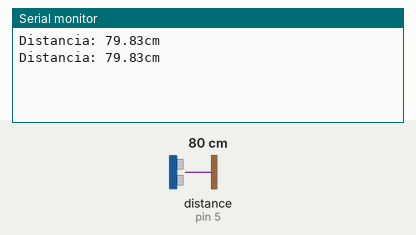
This sketch was run on a simulated Arduino Uno, built with avr-gcc and run on an emulated ATmega328P. Shown: the last lines printed to the serial monitor. Wiring (inferred from the names in the program): ultrasonic range finder: trigger pin 4; echo pin 5. The inputs (shaded band) are chosen by the test bench; at power-on: distance to the obstacle (sensor on pin 5) 80 cm. The echo pulse lasts 58.3 µs per cm.

Above: at 1.8 s.
1.9 s: distance to the obstacle (sensor on pin 5) set to 2 cm
At 2.8 s:
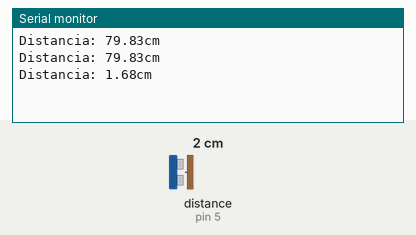
3.4 s: distance to the obstacle (sensor on pin 5) set to 4 cm
At 4.7 s:
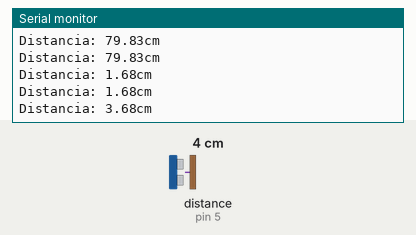
Timing chart, 0 to 6.4 s (numbered marks = the images above; inputs shaded):
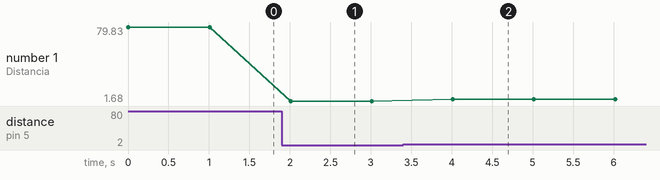

The sketch:

test_Distancia_HC04.ino
```cpp
//Test sensor de proximidad por ultrasonidos (Sensor HC04)
#define triggerPin 4 //D3
#define echoPin 5 //D4

long duracion;
float distancia;

void setup() {
  Serial.begin(9600);
  pinMode(triggerPin, OUTPUT);
  pinMode(echoPin, INPUT);
}

void loop() {
  digitalWrite(triggerPin, LOW);
  delayMicroseconds(2);
  // Iniciar elproceso de envío de ultrasonido
  digitalWrite(triggerPin, HIGH);
  delayMicroseconds(10);
  digitalWrite(triggerPin, LOW);
  duracion = pulseIn(echoPin, HIGH);
  distancia = (duracion/2) / 29.1;


  Serial.print("Distancia: ");
  Serial.print(distancia);
  Serial.println("cm");
  delay(1000);

}
```

Measured:
- after the input at 1.9 s, the serial monitor: prints a new line after 0.11 s (image 1)
- after the input at 3.4 s, the serial monitor: prints a new line after 0.61 s (image 2)
- plotted number 1: 79.83 → 1.68 after the input at 1.9 s, 1.68 → 3.68 after the input at 3.4 s
